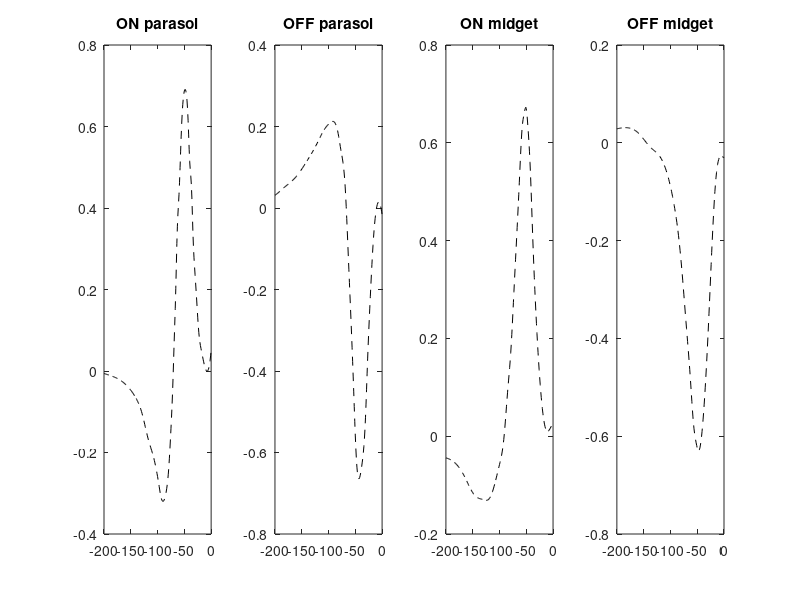

Write MATLAB code to recreate this figure. (Note: this script raises an error after producing the figure.)

% Determine TSFs for midget and parasol cells based on impulse response function data from Kling et al (2020) Biorxiv

rON_parasol_x = [238.96,218.18,190.91,172.73,154.55,138.96,129.87,116.88,107.79,97.40,89.61,...
    93.51,84.42,79.22,75.32,71.43,68.83,66.23,63.64,59.74,55.84,51.95,49.35,...
    45.45,42.86,40.26,36.36,33.77,31.17,27.27,23.38,18.18,11.69,3.90];

rON_parasol_y = [0.00,0.00,-0.01,-0.02,-0.04,-0.07,-0.10,-0.17,-0.21,-0.28,-0.32,-0.31,...
    -0.30,-0.24,-0.15,-0.03,0.08,0.19,0.33,0.44,0.58,0.67,0.69,0.67,0.61,0.52,0.44,...
    0.33,0.26,0.18,0.10,0.05,0.01,0.01];

rOFF_parasol_x = [241.56,224.68,201.30,183.12,158.44,142.86,120.78,109.09,96.10,83.12,...
    76.62,68.83,63.64,53.25,49.35,46.75,41.56,37.66,31.17,27.27,22.08,16.88,...
    10.39,3.90];

rOFF_parasol_y = [0.02,0.02,0.03,0.05,0.08,0.11,0.16,0.19,0.21,0.19,0.14,0.05,-0.10,...
    -0.44,-0.58,-0.64,-0.66,-0.63,-0.52,-0.38,-0.22,-0.09,0.00,0.01];

rON_midget_x = [240.09,216.81,188.36,166.38,146.98,128.88,121.12,112.07,100.43,91.38,...
    84.91,78.45,73.28,62.93,57.76,53.88,50.00,47.41,42.24,38.36,33.19,22.84,...
    15.09,9.91,3.45];

rON_midget_y = [-0.02,-0.04,-0.05,-0.08,-0.12,-0.13,-0.13,-0.11,-0.06,0.00,0.09,0.18,...
    0.29,0.52,0.63,0.66,0.67,0.64,0.54,0.42,0.28,0.09,0.02,0.01,0.02];

rOFF_midget_x = [238.79,193.53,159.91,136.64,118.53,104.31,92.67,84.91,77.16,70.69,...
    62.93,56.47,52.59,47.41,40.95,34.48,29.31,21.55,16.38,8.62,0.86];

rOFF_midget_y = [0.03,0.03,0.02,-0.01,-0.03,-0.07,-0.13,-0.19,-0.28,-0.37,-0.48,-0.58,...
    -0.61,-0.63,-0.59,-0.49,-0.38,-0.19,-0.09,-0.03,-0.03];


% get interpolated fits

x_interp = fliplr([0:1:200]);
ON_parasol_y = spline(rON_parasol_x,rON_parasol_y,x_interp);
OFF_parasol_y = spline(rOFF_parasol_x,rOFF_parasol_y,x_interp);
ON_midget_y = spline(rON_midget_x,rON_midget_y,x_interp);
OFF_midget_y = spline(rOFF_midget_x,rOFF_midget_y,x_interp);

% plot interpolated values
subplot(1,4,1)
plot(x_interp.*-1,ON_parasol_y,'--k')
title('ON parasol')

subplot(1,4,2)
plot(x_interp.*-1,OFF_parasol_y,'--k')
title('OFF parasol')

subplot(1,4,3)
plot(x_interp.*-1,ON_midget_y,'--k')
title('ON midget')

subplot(1,4,4)
plot(x_interp.*-1,OFF_midget_y,'--k')
title('OFF midget')

% Send frequencies through parasol and midget filters

w = [0.5 1 2 4 6 8 12 16 24 32 48 64];
t = 0:0.001:2.4;
PP = 200; %size of parsing bins, must be 200 or less

for x=1:length(w)
    stimulus = sin(2*pi*w(x)*t);
    
    parse = 1:PP:1001;
    
    for y = 1:length(parse)-1
        ONp = ON_parasol_y(1:PP+1).*stimulus(parse(y):parse(y)+PP);
        OFFp = OFF_parasol_y(1:PP+1).*stimulus(parse(y):parse(y)+PP);
        temp = sum(ONp + OFFp);
        temp(temp<0) = 0;
        parasol(x,y) = temp;
        
        ONm = ON_midget_y(1:PP+1).*stimulus(parse(y):parse(y)+PP);
        OFFm = OFF_midget_y(1:PP+1).*stimulus(parse(y):parse(y)+PP);
        temp = sum(ONm + OFFm);
        temp(temp<0) = 0;
        midget(x,y) = temp;
    end
end

% get rectified sum of ON and OFF for parasol and midget cells

parasol = sum(parasol,2);
parasol = parasol./max(parasol);
midget = sum(midget,2);
midget = midget./max(midget);

% Determine and Plot TSFs
[wFit,yFit_parasol,yFit2_parasol,p1] = fitExp(w,parasol');
[~,yFit_midget,yFit2_midget,p2] = fitExp(w,midget');

figure
subplot(1,2,1)
hold on
plot(w,parasol,'.k','MarkerSize',12)
plot(wFit,yFit_parasol,'-k')
title('parasol')
ax = gca; ax.Box = 'off'; ax.XScale = 'log'; ax.TickDir = 'out';
xlabel(sprintf('%1.2g, %1.2g, %1.2g',p1))

subplot(1,2,2)
hold on
plot(w,midget,'.k','MarkerSize',12)
plot(wFit,yFit_midget,'-k')
title('midget')
ax = gca; ax.Box = 'off'; ax.XScale = 'log'; ax.TickDir = 'out';
xlabel(sprintf('%1.2g, %1.2g, %1.2g',p2))


%% Local functions
function [wFit,yFit,yFit2,p] = fitExp(w,Y)
            
            % TTF model guess
            p0 = [0.5 4 1];
            lb = [0 0 0]; 
            ub = [10 10 2];
            
            
            wDelta = min(diff(log10(w))); % Create a scaled-up, log-spaced, version of the frequency domain
            upScale = 500;
            wFit = 10.^(log10(min(w))-wDelta+wDelta/upScale:wDelta/upScale:log10(max(w))+wDelta);
    
            myObj=@(p)sqrt(sum((Y-watsonTemporalModelvep(w,p)).^2));
            
            p = fmincon(myObj,p0,[],[],[],[],lb,ub);
            
            % calculate model fit and undo scaling
            yFit = watsonTemporalModelvep(wFit,p);
            
            yFit(~isfinite(yFit))=nan;
            
            yFit2 = watsonTemporalModelvep(w,p);
end